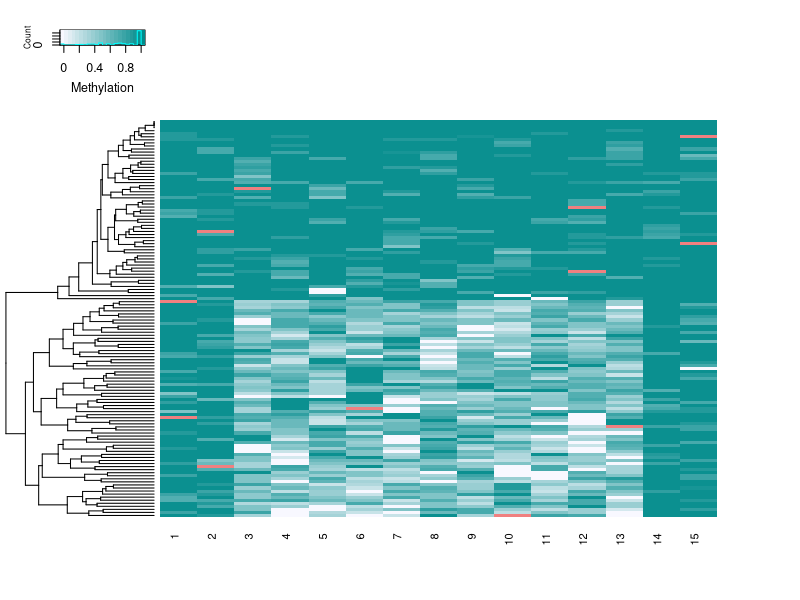

Source code (R): (Note: this script raises an error after producing the figure.)
## Load libraries
library(gplots)
library(data.table)
library(parallel)
library(MASS)
library(MLmetrics)
library(ggplot2)

## Load functions
sample_mat = function(N, p)
{
  if(length(N) == 0)
  {
    return(NULL)
  }
  if(is.null(ncol(N)))
  {
    dim(N) = c(length(N), 1)
  }
  matrix(sapply(1:prod(dim(N)), function(x) rbinom(n = 1, size = c(N)[x], prob = p)), nrow = nrow(N))
}

simulate_UM <- function(bin_size, f, L, n, lambda, p, epsilon, model)
{
  n_bin = L/bin_size
  n_bin_flank = f/bin_size
  
  # Fill in the flanking bins
  N_mat = matrix(rpois(n = n_bin*n, lambda), nrow = n_bin)
  M_mat = matrix(NA, nrow = n_bin, ncol = n)
  M_mat[1:n_bin_flank, ] = sample_mat(N_mat[1:n_bin_flank, ], (1-epsilon))
  M_mat[(n_bin-n_bin_flank+1):n_bin, ] = sample_mat(N_mat[(n_bin-n_bin_flank+1):n_bin, ], (1-epsilon))

  if(model == 'M1')
  {
    M_mat[(n_bin_flank+1):(n_bin-n_bin_flank), ] = sample_mat(N_mat[(n_bin_flank+1):(n_bin-n_bin_flank), ], p)
  }
  if(model == 'M2')
  {
    classes = sample(c(0,1), n, prob = c(1-p, p), replace= T)
    M_mat[(n_bin_flank+1):(n_bin-n_bin_flank), classes == 0] = sample_mat(N_mat[(n_bin_flank+1):(n_bin-n_bin_flank), classes == 0], epsilon)
    M_mat[(n_bin_flank+1):(n_bin-n_bin_flank), classes == 1] = sample_mat(N_mat[(n_bin_flank+1):(n_bin-n_bin_flank), classes == 1], (1-epsilon))
  }
  if(model == 'M3')
  {
    p = p/2
    classes = sample(c(0,1), n, prob = c(1-2*p, 2*p), replace= T)
    M_mat[(n_bin_flank+1):(n_bin-n_bin_flank), classes == 0] = sample_mat(N_mat[(n_bin_flank+1):(n_bin-n_bin_flank), classes == 0], epsilon)
    M_mat[(n_bin_flank+1):(n_bin-n_bin_flank), classes == 1] = sample_mat(N_mat[(n_bin_flank+1):(n_bin-n_bin_flank), classes == 1], 0.5)
  }
  if(model == 'M4')
  {
    p = 1-p/2
    classes = sample(c(0,1), n, prob = c(2*(1-p), 1-2*(1-p)), replace= T)
    M_mat[(n_bin_flank+1):(n_bin-n_bin_flank), classes == 0] = sample_mat(N_mat[(n_bin_flank+1):(n_bin-n_bin_flank), classes == 0], 0.5)
    M_mat[(n_bin_flank+1):(n_bin-n_bin_flank), classes == 1] = sample_mat(N_mat[(n_bin_flank+1):(n_bin-n_bin_flank), classes == 1], (1-epsilon))
  }
  if(model == 'M5')
  {
    classes = sample(c(0,1,2), n, prob = c((1-p)^2, 2*p*(1-p), p^2), replace= T)
    M_mat[(n_bin_flank+1):(n_bin-n_bin_flank), classes == 0] = sample_mat(N_mat[(n_bin_flank+1):(n_bin-n_bin_flank), classes == 0], epsilon)
    M_mat[(n_bin_flank+1):(n_bin-n_bin_flank), classes == 1] = sample_mat(N_mat[(n_bin_flank+1):(n_bin-n_bin_flank), classes == 1], 0.5)
    M_mat[(n_bin_flank+1):(n_bin-n_bin_flank), classes == 2] = sample_mat(N_mat[(n_bin_flank+1):(n_bin-n_bin_flank), classes == 2], (1-epsilon))
  }
  U_mat = N_mat - M_mat
  return(list(M = M_mat, U = U_mat))
}

Visualize_JRC <- function(M, U)
{
  breaks=seq(-0.05, 1.05, 0.05)
  my_palette <- colorRampPalette(c("ghostwhite", "darkcyan"))(n = length(breaks) - 1)
  BETA = M/(M+U)
  heatmap.2(t(BETA), trace = 'none', Colv = 'none', breaks = breaks,
            na.color = 'lightcoral', dendrogram = 'row', col = my_palette,
            offsetRow = -55, keysize = 1, labRow = '', cexRow = 2, srtRow = 90, key.title = '', key.xlab = 'Methylation',
            main = '', cexCol = 0.8) 
}

simulation = function(bin_size, f, L, n, lambda, p, epsilon, N_rep, bin_tol, mod_tol)
{
  sim.data = lapply(c('M1', 'M2', 'M3', 'M4', 'M5'), function(i) lapply(1:N_rep, function(j) simulate_UM(bin_size, f, L, n, lambda, p, epsilon, i)))
  likelihood_list = lapply(1:5, function(i) sapply(1:N_rep, function(j) test_region(sim.data[[i]][[j]], epsilon = epsilon, tol = bin_tol)))
  likelihood_list = lapply(likelihood_list, t)
  likelihoods = as.data.frame(Reduce(rbind, likelihood_list))
  likelihoods$real = rep(1:5, each = N_rep)
  likelihoods$predicted = sapply(1:nrow(likelihoods), function(i) classify(as.numeric(likelihoods[i, 1:5]), tol = mod_tol))
  likelihoods$predicted[!(likelihoods$predicted %in% c('L1', 'L2_L5', 'L3_L5', 'L4_L5', 'L5'))] = 'L1'
  likelihoods$predicted2 = factor(likelihoods$predicted, levels =c('L1', 'L2_L5', 'L3_L5', 'L4_L5', 'L5'))
  levels(likelihoods$predicted2) = 1:5
  #likelihoods = likelihoods[!is.na(likelihoods$predicted),]
  return(F1_Score_macro(likelihoods$predicted2, likelihoods$real))
}

rowMin <- function(mat)
{
  sapply(1:nrow(mat), function(x) which.min(mat[x,]))
}

JRC_sorter <- function(U, M, epsilon)
{
  total = U+M
  
  # Model 1
  p1 = sum(M)/sum(total)
  L1 = sum(dbinom(x = M, size = total, prob = p1, log = T))
  
  # Model 2
  D_mat = cbind((M-0)^2, (M-total)^2)
  cluster2 = rowMin(D_mat)-1
  indicator2 = cluster2 + (cluster2 == 0)*epsilon - (cluster2 == 1)*epsilon
  L2 = sum(dbinom(x = M, size = total, prob = indicator2, log = T))
  
  # Model 3
  D_mat = cbind((M-0.5*total)^2, (M-total)^2)
  cluster3 = (rowMin(D_mat))/2
  indicator3 = cluster3 + (cluster3 == 0)*epsilon - (cluster3 == 1)*epsilon
  L3 = sum(dbinom(x = M, size = total, prob = indicator3, log = T))
  
  # Model 4
  D_mat = cbind((M-0)^2, (M-0.5*total)^2)
  cluster4 = (rowMin(D_mat)-1)/2
  indicator4 = cluster4 + (cluster4 == 0)*epsilon - (cluster4 == 1)*epsilon
  L4 = sum(dbinom(x = M, size = total, prob = indicator4, log = T))
  
  # Model 5
  D_mat = Reduce(cbind, list((M-0)^2, (M-0.5*total)^2, (M-total)^2))
  cluster5 = (rowMin(D_mat)-1)/2
  #p5 = mean(cluster5)
  indicator5 = cluster5 + (cluster5 == 0)*epsilon - (cluster5 == 1)*epsilon
  L5 = sum(dbinom(x = M, size = total, prob = indicator5, log = T))
  
  L_vec = c(L1 = L1, L2 = L2, L3 = L3, L4 = L4, L5 = L5)
  L_vec
}

colMax_tol <- function(mat, tol)
{
  sapply(1:ncol(mat), function(i) paste(names(which(mat[,i] > max(mat[,i]) - tol*abs(max(mat[,i])))), collapse = '_'))
}

test_region <- function(RES_i, epsilon, tol)
{
  M = RES_i[[1]]; U = RES_i[[2]]
  # Likelihoods
  L_mat = sapply(1:nrow(M), function(i) JRC_sorter(M[i,], U[i,], epsilon = epsilon))
  colnames(L_mat) = 1:ncol(L_mat)
  state_bin = colMax_tol(L_mat, tol)
  state_bin[grepl('L1', state_bin)] = 'L1'
  
  s_vec = numeric(length = 5); names(s_vec) = paste('L', 1:5, sep='')
  s_vec['L1'] = sum(L_mat[1,])
  
  for(i in paste('L', 2:5, sep=''))
  {
    where = grepl(i, state_bin)
    if(sum(where) > 0)
    {
      values = L_mat[1,]
      values[where] = L_mat[i, where]
      s_vec[i] = sum(values)
    }
    else
    {
      s_vec[i] = -Inf
    }
  }
  #s_vec = rowSums(L_mat)
  return(likelihoods = s_vec)
}

classify <- function(s_vec, tol)
{
  names(s_vec) = paste('L', 1:length(s_vec), sep = '')
  M_L = max(s_vec)
  out_category = names(which(s_vec >= M_L - tol*abs(M_L)))
  out_label = paste(out_category, collapse = '_')
  return(out_label)
}

simulate_all_conditions <- function(bin_size, f, L, epsilon, conditions, N_rep, bin_tol, mod_tol, N_iter)
{
  for(j in 1:N_iter)
  {
    print(paste(j, 'of', N_iter))
    f1_score_j = sapply(1:nrow(conditions), function(i) simulation(bin_size, f, L, n = conditions$n[i], 
                                                                   lambda = conditions$lambda[i],
                                                                   p = conditions$p[i], epsilon, N_rep, bin_tol, mod_tol))
    # bin_size, f, L, n, lambda, p, epsilon, N_rep, bin_tol, mod_tol
    conditions = cbind(conditions, f1_score_j)
  }
  return(conditions)
}


####### Visualize simulator
sim.data = simulate_UM(bin_size = 200, f = 400, L = 3000, n = 130, lambda = 5, p = 0.5, epsilon = 0.05, model = 'M4')
rowMeans(sim.data$M/(sim.data$M + sim.data$U))
Visualize_JRC(M = sim.data$M, U = sim.data$U)

####### Define parameters
# Fix
bin_size = 200
f = 400
L = 3000
epsilon = 0.05
N_rep = 50
N_iter = 5
bin_tol = 0.15
mod_tol = 0.1
# Variable
n = c(50, 75, 100, 150, 250)
lambda = c(5, 7, 10, 50, 100)
p = seq(0.05, 0.45, 0.1)
conditions = expand.grid(n, lambda, p)
colnames(conditions) = c("n", "lambda", "p")
dim(conditions) # 125   3

####### Run Simulation
start_time <- Sys.time()
set.seed(123)
RES = simulate_all_conditions(bin_size, f, L, epsilon, conditions, N_rep, bin_tol, mod_tol, N_iter)
end_time <- Sys.time()
end_time - start_time #  Time difference of 2.488155 hours

####### Visualize results
colnames(RES) = c('n', 'lambda', 'p', paste('f1_score', 1:(ncol(RES)-3)))
RES.m = reshape2::melt(RES, id.vars = c('n', 'lambda', 'p'))
RES.m$p = factor(RES.m$p)
RES.m$lambda = factor(RES.m$lambda)
p1 = ggplot(data = RES.m, mapping = aes(x = n, y = value, col = lambda)) +facet_wrap( ~ p, ncol = length(unique(RES.m$p))) +
  geom_point(alpha = 0.6) + ylim(0,1) + xlim(0, max(RES.m$n)) + geom_smooth(alpha = 0, method = "glm", method.args = list(family = 'quasibinomial', control = list(maxit = 500))) +
  theme(legend.text=element_text(size=8),
        strip.text = element_text(size = 7),
        plot.title = element_text(hjust = 0.5, size=8),
        axis.text.x = element_text(angle = 90, vjust = 0.5, hjust=1)) +
  ggtitle(paste('L = ', L, '; f = ', f, '; bin_size = ', bin_size, '; epsilon = ', epsilon, '; N_iter = ', N_iter, '; N_rep = ', 
                N_rep, '; bin_tol = ', bin_tol, '; mod_tol = ', mod_tol, sep = '')) + ylab("Macro F1-score")


setwd('/media/ultron/2tb_disk1/ben/JRC_project/figures/')
ggsave(filename = 'simulations_JRCsorter.tiff', plot = p1, device = 'tiff', dpi = 300, width = 6.7, height = 3, units = 'in')

setwd('/media/ultron/2tb_disk1/ben/JRC_project/results/simulation_JRC_sorter/')
saveRDS(RES.m, paste(format(Sys.time(), '%Y%m%d'), 'simulation_results.Rds', sep = '_'))


##### Limitations

# 1. Region (of constant length) is properly specified except for the first and last two bins. In reality, it is a bit more complicated.
#    Also, region of interest is quite large.
# 2. Epsilon set for generation is also epsilon set for likelihood. This is not necesarily the case.
# 3. Count distribution follows a Poisson distribution independent of bin and individual. This is unlikely the case.
# 4. Performance is measured on equal number of M1, M2, M3, M4, M5 cases. We don´t expect similar proportions in practice. M1 >> M5 > M3, M4 > M2
# 5. 
